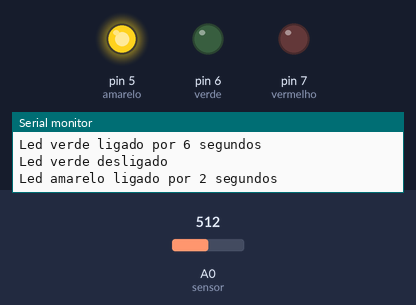
A sketch run on a simulated Arduino Uno, built with avr-gcc and run on an emulated ATmega328P. Shown: output pins drawn as LEDs (lit = HIGH), the last lines printed to the serial monitor. The inputs (shaded band) are chosen by the test bench; at power-on: A0 (sensor) = 512.

Above: at 10.1 s.
At 12.9 s:
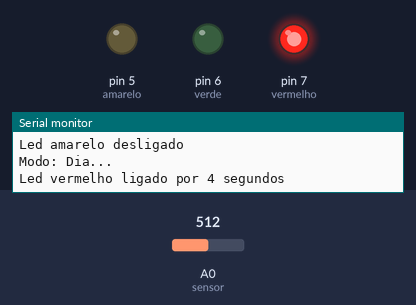
13.0 s: A0 (sensor) set to 490
At 17.3 s:
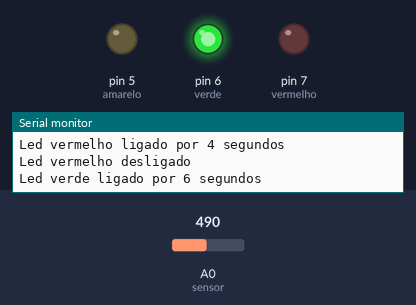
Timing chart, 0 to 29.7 s (numbered marks = the images above; inputs shaded):
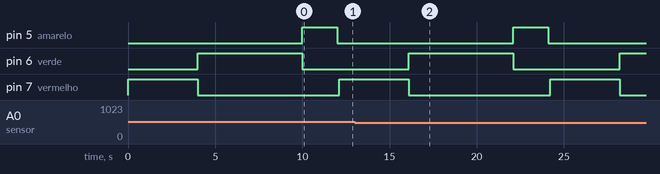

The sketch:

brave_borwo1.ino
```cpp
#define vermelho 7
#define verde 6
#define amarelo 5
#define azul 4
#define sensor A0

int dtempov = 4000;
int dtempovd = 6000;
int dtempoa = 2000;

int ntempov = 4000;
int ntempovd = 8000;
int ntempoa = 1000;

int limiteLuminosidade = 500;


void setup () {

  Serial.begin(9600);

  pinMode(vermelho, OUTPUT);
  pinMode(verde, OUTPUT);
  pinMode(amarelo, OUTPUT);

  Serial.println("Iniciando sistems...");

}

void loop () {

  int leituraLuminosidade = analogRead(sensor);

  if  (leituraLuminosidade > limiteLuminosidade) {


    digitalWrite(azul, LOW);


    Serial.println("Modo: Dia...");

  //ligar led vermelho durante o dia

  Serial.println("Led vermelho ligado por 4 segundos");
  digitalWrite(vermelho, HIGH);
  delay(dtempov);
  Serial.println("Led vermelho desligado");
  digitalWrite(vermelho, LOW);


  //ligar led verde

  Serial.println("Led verde ligado por 6 segundos");
  digitalWrite(verde, HIGH);
  delay(dtempovd);
  Serial.println("Led verde desligado");
  digitalWrite(verde, LOW);


  //ligar led amarelo

  Serial.println("Led amarelo ligado por 2 segundos");
  digitalWrite(amarelo, HIGH);
  delay(dtempoa);
  Serial.println("Led amarelo desligado");
  digitalWrite(amarelo, LOW);

  } else {

   Serial.println("Modo: Noite...");

   digitalWrite(azul, HIGH);


    //ligar led vermelho durante a noite

  Serial.println("Led vermelho ligado por 4 segundos");
  digitalWrite(vermelho, HIGH);
  delay(ntempov);
  Serial.println("Led vermelho desligado");
  digitalWrite(vermelho, LOW);


    //ligar led verde durante a noite

  Serial.println("Led verde ligado por 8 segundos");
  digitalWrite(verde, HIGH);
  delay(ntempovd);
  Serial.println("Led verde desligado");
  digitalWrite(verde, LOW);


    //ligar led amarelo durante a noite

  Serial.println("Led amarelo ligado por 1 segundos");
  digitalWrite(amarelo, HIGH);
  delay(ntempoa);
  Serial.println("Led amarelo desligado");
  digitalWrite(amarelo, LOW);

  }

  delay(100);

}
 
```
